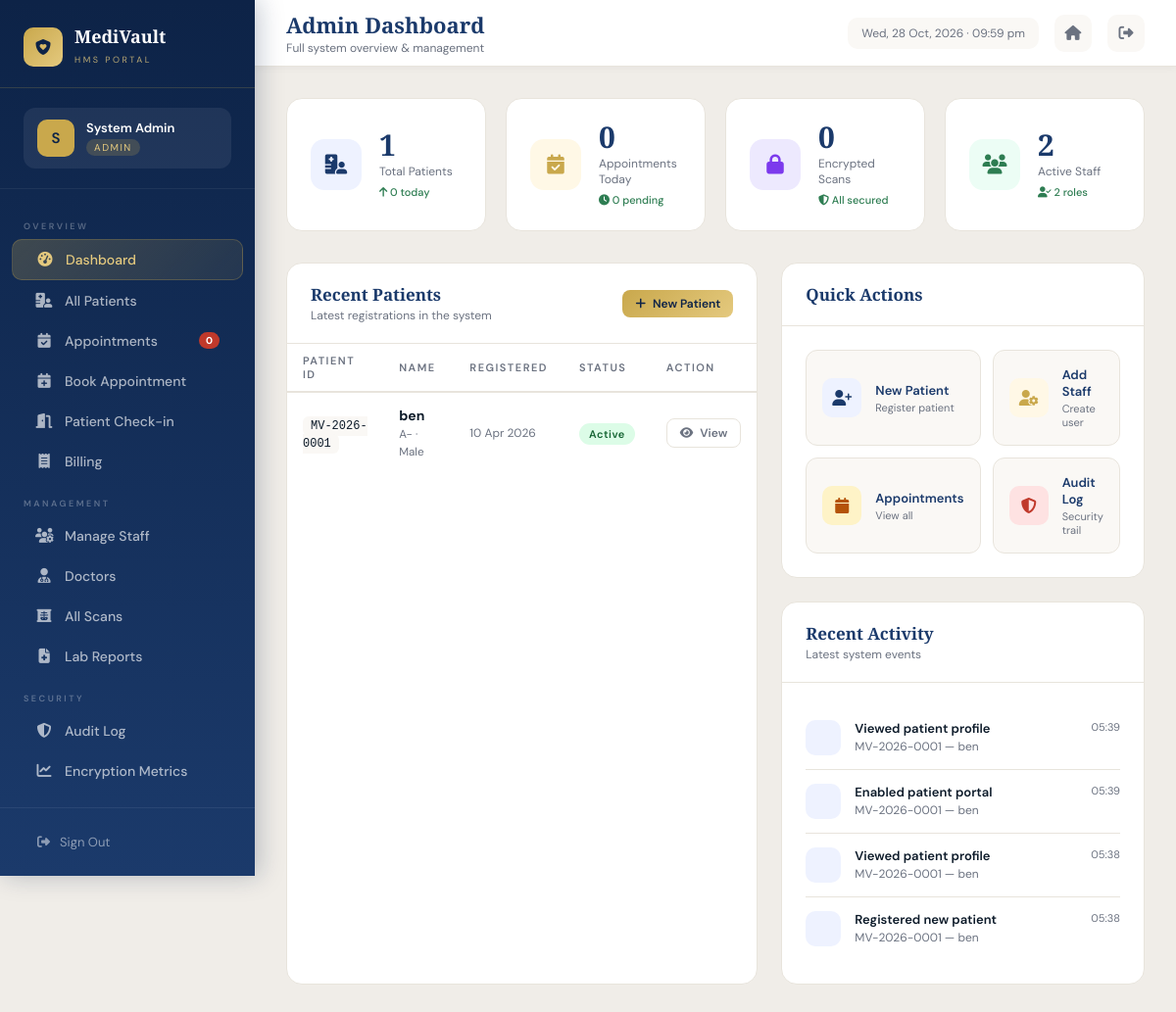
The app's page /dashboard (signed in) with its own data.
### models/user.py (models this page shows, shortened)
class User(UserMixin, db.Model):
    __tablename__ = 'users'
    id         = db.Column(db.Integer, primary_key=True)
    full_name  = db.Column(db.String(120), nullable=False)
    email      = db.Column(db.String(120), unique=True, nullable=False)
    password   = db.Column(db.String(256), nullable=False)
    role       = db.Column(db.String(20), nullable=False, default='receptionist')
    department = db.Column(db.String(100))
    phone      = db.Column(db.String(20))
    is_active  = db.Column(db.Boolean, default=True)
    created_at = db.Column(db.DateTime, default=datetime.utcnow)

### models/patient.py (models this page shows, shortened)
class Patient(db.Model):
    __tablename__ = 'patients'
    id            = db.Column(db.Integer, primary_key=True)
    patient_id    = db.Column(db.String(20), unique=True, nullable=False)
    full_name     = db.Column(db.String(120), nullable=False)
    date_of_birth = db.Column(db.Date, nullable=False)
    gender        = db.Column(db.String(10))
    blood_group   = db.Column(db.String(5))
    phone         = db.Column(db.String(20))
    email         = db.Column(db.String(120))
    address       = db.Column(db.Text)
    emergency_contact_name  = db.Column(db.String(100))
    emergency_contact_phone = db.Column(db.String(20))
    allergies          = db.Column(db.Text)
    chronic_conditions = db.Column(db.Text)
    hospital_id   = db.Column(db.String(20), default='HOSP_001')
    registered_by = db.Column(db.Integer, db.ForeignKey('users.id'))
    created_at    = db.Column(db.DateTime, default=datetime.utcnow)
    visits        = db.relationship('Visit', backref='patient', lazy=True)
    scans         = db.relationship('Scan', backref='patient', lazy=True)

class AuditLog(db.Model):
    __tablename__ = 'audit_logs'
    id         = db.Column(db.Integer, primary_key=True)
    user_id    = db.Column(db.Integer, db.ForeignKey('users.id'))
    action     = db.Column(db.String(200))
    target     = db.Column(db.String(200))
    ip_address = db.Column(db.String(50))
    timestamp  = db.Column(db.DateTime, default=datetime.utcnow)

### routes/dashboard.py (the view, shortened to what this page needs)
@dashboard_bp.route('/dashboard')
@login_required
def index():
    role = current_user.role
    pending_appts = Appointment.query.filter_by(status='pending').count()
    if role == 'admin':
        role_count = db.session.query(User.role).filter_by(is_active=True).distinct().count()
        return render_template(
            'dashboard/admin.html',
            stats           = get_admin_stats(),
            pending_appts   = pending_appts,
            recent_patients = Patient.query.order_by(Patient.created_at.desc()).limit(6).all(),
            recent_logs     = AuditLog.query.order_by(AuditLog.timestamp.desc()).limit(6).all(),
            role_count      = role_count,
        )
    elif role == 'patient':
        return redirect(url_for('patients.my_records'))
    else:
        return redirect(url_for('main.index'))

### models/user.py (called while the page is built)
@login_manager.user_loader
def load_user(user_id):
    return User.query.get(int(user_id))

### routes/dashboard.py (called while the page is built)
def get_admin_stats():
    today = date.today()
    return {
        'total_patients'    : Patient.query.count(),
        'new_today'         : Patient.query.filter(db.func.date(Patient.created_at) == today).count(),
        'appointments_today': Appointment.query.filter(Appointment.appointment_date == str(today)).count(),
        'total_scans'       : Scan.query.count(),
        'total_staff'       : User.query.filter_by(is_active=True).count(),
    }

### templates/dashboard/admin.html (shortened to what this page needs)
{% extends "base.html" %}
{% block page_title %}Admin Dashboard{% endblock %}
{% block page_subtitle %}Full system overview & management{% endblock %}
{% block sidebar_nav %}
<div class="nav-section-label">Overview</div>
<a href="/dashboard"            class="nav-item active"><i class="fas fa-gauge-high"></i> Dashboard</a>
<a href="/patients"             class="nav-item"><i class="fas fa-hospital-user"></i> All Patients</a>
<a href="/appointments"         class="nav-item"><i class="fas fa-calendar-check"></i> Appointments <span class="badge-count">{{ pending_appts }}</span></a>
<a href="/staff/book-appointment" class="nav-item"><i class="fas fa-calendar-plus"></i> Book Appointment</a>
<a href="/checkin"              class="nav-item"><i class="fas fa-door-open"></i> Patient Check-in</a>
<a href="/billing"              class="nav-item"><i class="fas fa-receipt"></i> Billing</a>
<div class="nav-section-label">Management</div>
<a href="/admin/users"          class="nav-item"><i class="fas fa-users-gear"></i> Manage Staff</a>
<a href="/admin/users?role=doctor" class="nav-item"><i class="fas fa-user-doctor"></i> Doctors</a>
<a href="/scans"                class="nav-item"><i class="fas fa-x-ray"></i> All Scans</a>
<a href="/reports"              class="nav-item"><i class="fas fa-file-medical"></i> Lab Reports</a>
<div class="nav-section-label">Security</div>
<a href="/audit-log"            class="nav-item"><i class="fas fa-shield-halved"></i> Audit Log</a>
<a href="/metrics"              class="nav-item"><i class="fas fa-chart-line"></i> Encryption Metrics</a>
{% endblock %}
{% block content %}
<div class="stat-cards">
  <a href="/patients" class="stat-card">
    <div class="sc-icon" style="background:#EEF2FF;color:var(--royal)"><i class="fas fa-hospital-user"></i></div>
    <div>
      <div class="sc-val">{{ stats.total_patients }}</div>
      <div class="sc-label">Total Patients</div>
      <div class="sc-change up"><i class="fas fa-arrow-up"></i> {{ stats.new_today }} today</div>
    </div>
  </a>
  <a href="/appointments" class="stat-card">
    <div class="sc-icon" style="background:#FFF8E6;color:var(--gold)"><i class="fas fa-calendar-check"></i></div>
    <div>
      <div class="sc-val">{{ stats.appointments_today }}</div>
      <div class="sc-label">Appointments Today</div>
      <div class="sc-change up"><i class="fas fa-clock"></i> {{ pending_appts }} pending</div>
    </div>
  </a>
  <a href="/scans" class="stat-card">
    <div class="sc-icon" style="background:#EDE9FE;color:#7C3AED"><i class="fas fa-lock"></i></div>
    <div>
      <div class="sc-val">{{ stats.total_scans }}</div>
      <div class="sc-label">Encrypted Scans</div>
      <div class="sc-change up"><i class="fas fa-shield-halved"></i> All secured</div>
    </div>
  </a>
  <a href="/admin/users" class="stat-card">
    <div class="sc-icon" style="background:#ECFDF5;color:var(--emerald)"><i class="fas fa-users"></i></div>
    <div>
      <div class="sc-val">{{ stats.total_staff }}</div>
      <div class="sc-label">Active Staff</div>
      <div class="sc-change up"><i class="fas fa-user-check"></i> {{ role_count }} roles</div>
    </div>
  </a>
</div>
<div class="content-grid">
  <div class="panel">
    <div class="panel-header">
      <div>
        <h3>Recent Patients</h3>
        <p>Latest registrations in the system</p>
      </div>
      <a href="/patients/new" class="btn btn-gold btn-sm"><i class="fas fa-plus"></i> New Patient</a>
    </div>
    <div class="panel-body" style="padding:0">
      <table class="data-table">
        <thead>
          <tr><th>Patient ID</th><th>Name</th><th>Registered</th><th>Status</th><th>Action</th></tr>
        </thead>
        <tbody>
          {% for p in recent_patients %}
          <tr>
            <td><code style="font-size:12px;background:var(--ivory);padding:3px 8px;border-radius:6px">{{ p.patient_id }}</code></td>
            <td><strong>{{ p.full_name }}</strong><br><small style="color:var(--slate)">{{ p.blood_group or '—' }} · {{ p.gender or '—' }}</small></td>
            <td style="font-size:12px;color:var(--slate)">{{ p.created_at.strftime('%d %b %Y') }}</td>
            <td><span class="status-badge status-active">Active</span></td>
            <td><a href="/patients/{{ p.id }}" class="btn btn-outline btn-sm"><i class="fas fa-eye"></i> View</a></td>
          </tr>
          {% else %}
          <tr><td colspan="5" style="text-align:center;color:var(--slate);padding:32px">No patients registered yet.</td></tr>
          {% endfor %}
        </tbody>
      </table>
    </div>
  </div>
  <div style="display:flex;flex-direction:column;gap:24px">
    <div class="panel">
      <div class="panel-header"><div><h3>Quick Actions</h3></div></div>
      <div class="panel-body">
        <div class="quick-actions">
          <a href="/patients/new" class="qa-card">
            <div class="qa-icon" style="background:#EEF2FF;color:var(--royal)"><i class="fas fa-user-plus"></i></div>
            <div><div class="qa-label">New Patient</div><div class="qa-sub">Register patient</div></div>
          </a>
          <a href="/admin/users/new" class="qa-card">
            <div class="qa-icon" style="background:#FFF8E6;color:var(--gold)"><i class="fas fa-user-gear"></i></div>
            <div><div class="qa-label">Add Staff</div><div class="qa-sub">Create user</div></div>
          </a>
          <a href="/appointments" class="qa-card">
            <div class="qa-icon" style="background:#FEF3C7;color:#B45309"><i class="fas fa-calendar"></i></div>
            <div><div class="qa-label">Appointments</div><div class="qa-sub">View all</div></div>
          </a>
          <a href="/audit-log" class="qa-card">
            <div class="qa-icon" style="background:#FEE2E2;color:var(--rose)"><i class="fas fa-shield-halved"></i></div>
            <div><div class="qa-label">Audit Log</div><div class="qa-sub">Security trail</div></div>
          </a>
        </div>
      </div>
    </div>
    <div class="panel">
      <div class="panel-header"><div><h3>Recent Activity</h3><p>Latest system events</p></div></div>
      <div class="panel-body">
        {% for log in recent_logs %}
        <div class="activity-item">
          <div class="act-dot" style="
            {% if 'patient' in log.action|lower %}background:#EEF2FF;color:var(--royal)
            {% elif 'scan' in log.action|lower or 'decrypt' in log.action|lower %}background:#EDE9FE;color:#7C3AED
            {% elif 'report' in log.action|lower %}background:#FFF8E6;color:var(--gold)
            {% elif 'appointment' in log.action|lower %}background:#ECFDF5;color:var(--emerald)
            {% else %}background:var(--ivory);color:var(--slate){% endif %}
          ">
          </div>
          <div>
            <div class="act-title">{{ log.action }}</div>
            <div class="act-sub">{{ log.target }}</div>
          </div>
          <div class="act-time">{{ log.timestamp.strftime('%H:%M') }}</div>
        </div>
        {% else %}
        <p style="text-align:center;color:var(--slate);font-size:13px;padding:16px 0">No recent activity.</p>
        {% endfor %}
      </div>
    </div>
  </div>
</div>
{% endblock %}

### templates/base.html (shortened to what this page needs)
<!DOCTYPE html>
<html lang="en">
<head>
  <link rel="stylesheet" href="https://cdnjs.cloudflare.com/ajax/libs/font-awesome/6.5.0/css/all.min.css"/>
</head>
<body>
<aside class="sidebar">
  <a href="/" class="sidebar-logo">
    <div class="logo-icon"><i class="fas fa-shield-heart"></i></div>
    <div class="logo-name">
      <span>MediVault</span>
      <small>HMS Portal</small>
    </div>
  </a>
  <div class="sidebar-user">
    <div class="user-badge role-{{ current_user.role }}">
      <div class="user-avatar">{{ current_user.full_name[0].upper() }}</div>
      <div class="user-info">
        <div class="u-name">{{ current_user.full_name }}</div>
        <div class="u-role">{{ current_user.role.title() }}</div>
      </div>
    </div>
  </div>
  <nav class="sidebar-nav">
    {% block sidebar_nav %}{% endblock %}
  </nav>
  <div class="sidebar-footer">
    <a href="/auth/logout" class="btn-logout">
      <i class="fas fa-right-from-bracket"></i> Sign Out
    </a>
  </div>
</aside>
<div class="main-content">
  <div class="topbar">
    <div class="topbar-left">
      <h1>{% block page_title %}Dashboard{% endblock %}</h1>
      <p>{% block page_subtitle %}Welcome back{% endblock %}</p>
    </div>
    <div class="topbar-right">
      <div class="topbar-date" id="topbar-date"></div>
      <a href="/" class="topbar-icon-btn" title="Home"><i class="fas fa-house"></i></a>
      <a href="/auth/logout" class="topbar-icon-btn" title="Logout"><i class="fas fa-right-from-bracket"></i></a>
    </div>
  </div>
  <div class="page-content">
    {% block content %}{% endblock %}
  </div>
</div>
</body>
</html>

### templates/dashboard/admin.html (style rules this page uses)
a.stat-card { text-decoration: none; display: flex; cursor: pointer; transition: all 0.25s; }
a.stat-card .sc-icon { transition: transform 0.2s; }

### records on screen
User: full_name "S", full_name "System Admin", role "ADMIN"
Patient: patient_id "MV-2026-0001", full_name "ben", blood_group "A-", gender "Male", created_at "10 Apr 2026"
AuditLog: action "Viewed patient profile", target "MV-2026-0001 — ben", timestamp "05:39"
AuditLog: action "Enabled patient portal", target "MV-2026-0001 — ben", timestamp "05:39"
AuditLog: action "Viewed patient profile", target "MV-2026-0001 — ben", timestamp "05:38"
AuditLog: action "Registered new patient", target "MV-2026-0001 — ben", timestamp "05:38"

### other values on screen
{{ pending_appts }} "0"
{{ stats.total_patients }} "1"
{{ stats.new_today }} "0"
{{ stats.appointments_today }} "0"
{{ stats.total_scans }} "0"
{{ stats.total_staff }} "2"
{{ role_count }} "2"
